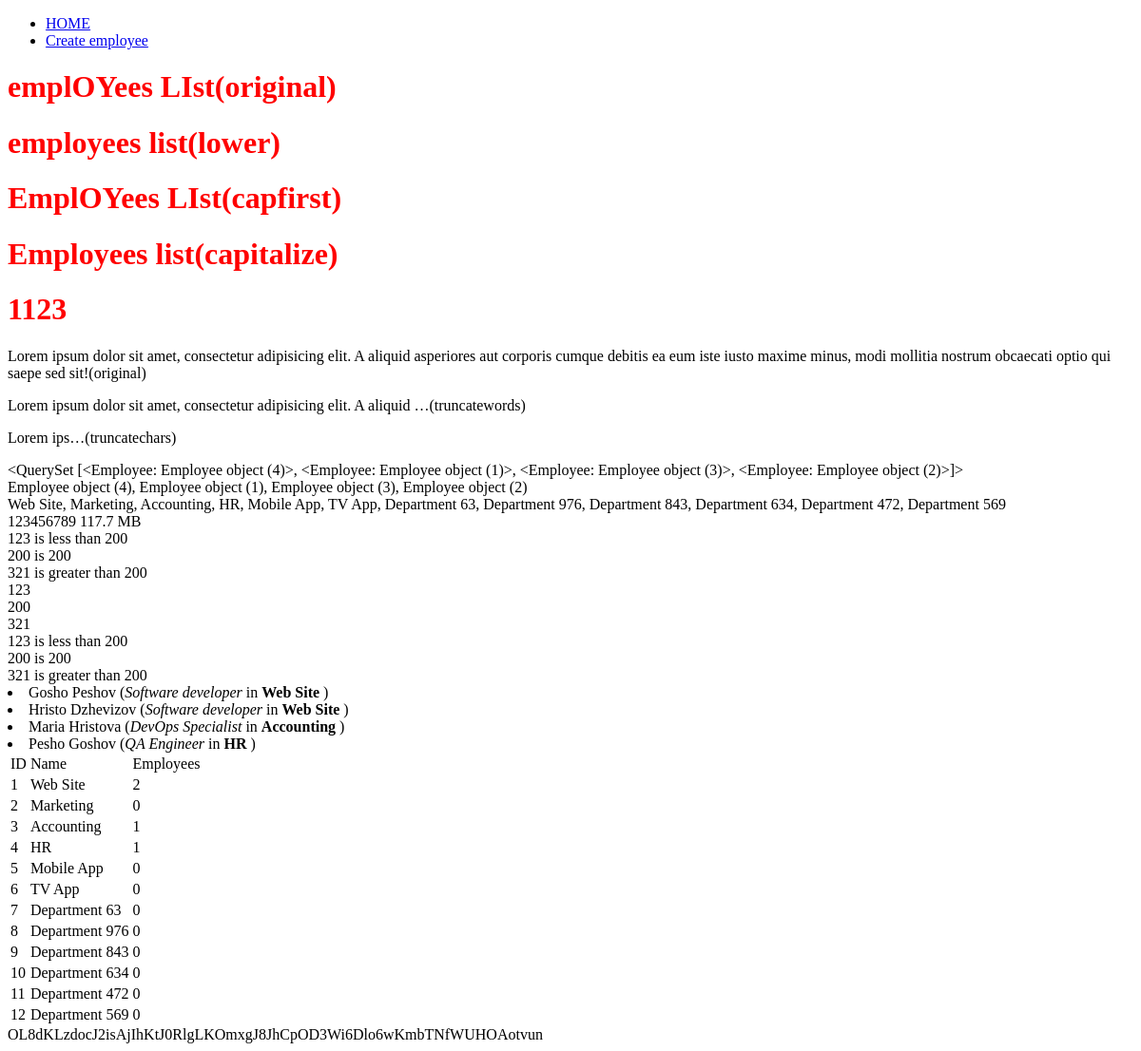
The page /templates/ on the database as committed earlier.
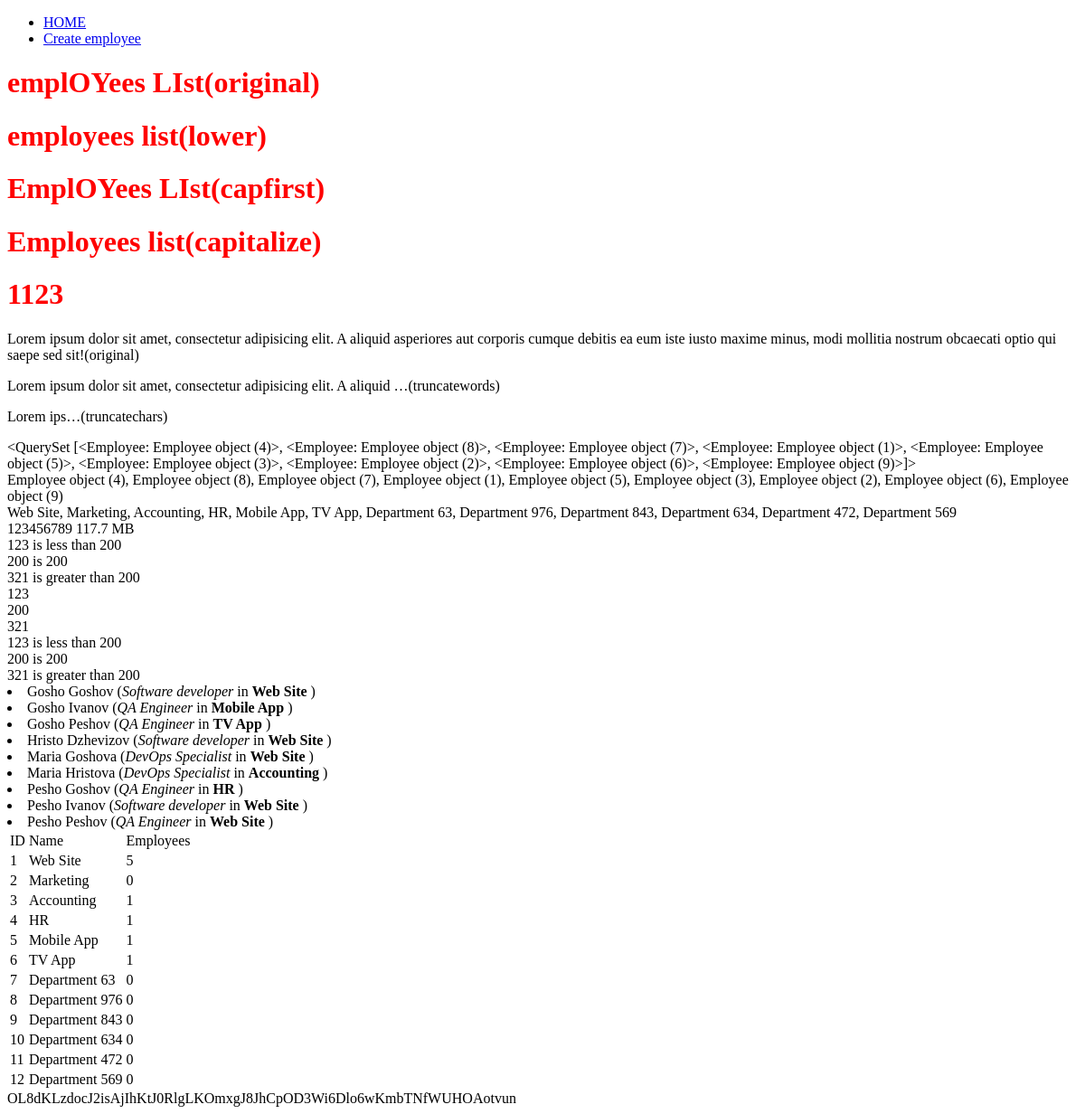
The same page on the database as committed later.
### employee_app/employee/models.py (models this page shows, shortened)
class Employee(models.Model):
    SOFTWARE_DEVELOPER = 1
    QA_ENGINEER = 2
    DEVOPS_SPECIALIST = 3
    SOFTUNI = 'SoftUni'
    GOOGLE = 'Google'
    FACEBOOK = 'Facebook'
    first_name = models.CharField(
        max_length=30,
    )
    last_name = models.CharField(
        max_length=40,
        null=False,
        blank=True,
        default='No Name',
    )
    egn = models.CharField(
        max_length=10,
        null=True,
        unique=True,
        verbose_name='EGN',
        validators=(
            validators.MinLengthValidator(10),
        )
    )
    job_title = models.IntegerField(
        choices=(
            (SOFTWARE_DEVELOPER, 'Software developer'),
            (QA_ENGINEER, 'QA Engineer'),
            (DEVOPS_SPECIALIST, 'DevOps Specialist'),
        )
    )
    company = models.CharField(
        max_length=max(len(c) for c in [SOFTUNI, GOOGLE, FACEBOOK]),
        choices=(
            (SOFTUNI, SOFTUNI),
            (GOOGLE, GOOGLE),
            (FACEBOOK, FACEBOOK),
        )
    )
    department = models.ForeignKey(
        Department,
        on_delete=models.CASCADE,
    )
    image = models.ImageField(
        null=True,
        blank=True,
        upload_to='profiles',
    )
    class Meta:
        ordering = ('company', 'first_name')

class AuditEntity(models.Model):
    created_on = models.DateTimeField(
        auto_now_add=True,
    )
    updated_on = models.DateTimeField(
        auto_now=True,
    )
    class Meta:
        abstract = True

class Department(AuditEntity):
    name = models.CharField(
        max_length=20,
    )

### employee_app/template_examples/views.py (the view)
# urls.py: path('', index, name='templates index'),
def index(request):
    context = {
        'num_1': 123,
        'num_2': 200,
        'num_3': 321,
        'numbers': [123, 200, 321],
        'filesize': 123456789,
        'title': 'emplOYees LIst',
        'description': 'Lorem ipsum dolor sit amet, consectetur adipisicing elit. A aliquid asperiores aut corporis cumque debitis ea eum iste iusto maxime minus, modi mollitia nostrum obcaecati optio qui saepe sed sit!',
        'employees': Employee.objects.order_by('first_name', 'last_name').all(),
        'departments_names': [d.name for d in Department.objects.all()]
    }
    return render(request, 'template_examples/index.html', context)

### employee_app/template_examples/templatetags/department_tags.py (called while the page is built)
@register.inclusion_tag('tags/department_list.html')
def department_list():
    departments = Department.objects.prefetch_related('employee_set').all()
    return {
        'departments': departments
    }

### employee_app/template_examples/templatetags/int_filters.py (called while the page is built)
@register.filter
def increase_by(value, number):
    try:
        return value + number
    except TypeError:
        return int(value) + number

### employee_app/template_examples/templatetags/string_filters.py (called while the page is built)
@register.filter(name='capitalize')
def capitalize(value):
    value = str(value)
    return value[0].upper() + value[1:].lower()

### templates/template_examples/index.html
{% extends 'base/base.html' %}
{% load department_tags %}
{% load int_filters %}
{% load string_filters %}
{% block content %}
    <h1>{{ title }}(original)</h1>
    <h1>{{ title|lower }}(lower)</h1>
    <h1>{{ title|capfirst }}(capfirst)</h1>
    <h1>{{ title|capitalize }}(capitalize)</h1>
    <h1>{{ num_1|increase_by:1000 }}</h1>
    <p>{{ description }}(original)</p>
    <p>{{ description|truncatewords:10 }}(truncatewords)</p>
    <p>{{ description|truncatechars:10 }}(truncatechars)</p>
    <div>
        {{ employees }}
    </div>
    <div>
        {{ employees|join:', ' }}
    </div>
    <div>
        {{ departments_names|join:', ' }}
    </div>
    {{ filesize }}
    {{ filesize|filesizeformat }}
    <div>
        {% if num_1 < 200 %}
            {{ num_1 }} is less than 200
        {% elif num_1 == 200 %}
            {{ num_1 }} is 200
        {% else %}
            {{ num_1 }} is greater than 200
        {% endif %}
    </div>
    <div>
        {% if num_2 < 200 %}
            {{ num_2 }} is less than 200
        {% elif num_2 == 200 %}
            {{ num_2 }} is 200
        {% else %}
            {{ num_2 }} is greater than 200
        {% endif %}
    </div>
    <div>
        {% if num_3 < 200 %}
            {{ num_3 }} is less than 200
        {% elif num_3 == 200 %}
            {{ num_3 }} is 200
        {% else %}
            {{ num_3 }} is greater than 200
        {% endif %}
    </div>
    <div>
        {% for number in numbers %}
            <div>
                {{ number }}
            </div>
        {% endfor %}
    </div>
    <div>
        {% for number in numbers %}
            <div>
                {% if number < 200 %}
                    {{ number }} is less than 200
                {% elif number == 200 %}
                    {{ number }} is 200
                {% else %}
                    {{ number }} is greater than 200
                {% endif %}
            </div>
        {% endfor %}
    </div>
    <div>
        {% for employee in employees %}
            <li>
                {{ employee.first_name }} {{ employee.last_name }}
                (<i>{{ employee.get_job_title_display }}</i> in
                <strong>{{ employee.department.name }}</strong> )
            </li>
        {% endfor %}
    </div>
    {% department_list %}
    {{ csrf_token }}
{% endblock %}

### templates/base/base.html (shortened to what this page needs)
{% load static %}
<!DOCTYPE html>
<html lang="en">
<head>
    <link rel="stylesheet" href="{% static  'main.css' %}">
</head>
<body>
<ul>
    <li>
        <a href="{% url 'index' %}">HOME</a>
    </li>
    <li>
        <a href="{% url 'create employee' %}">Create employee</a>
    </li>
</ul>
{% block content %}
{% endblock %}
</body>
</html>

### templates/tags/department_list.html
<table>
    <tr>
        <td>ID</td>
        <td>Name</td>
        <td>Employees</td>
    </tr>
    {% for department in departments %}
        <tr>
            <td>{{ department.id }}</td>
            <td>{{ department.name }}</td>
            <td>{{ department.employee_set.count }}</td>
        </tr>
    {% endfor %}
</table>

### staticfiles/main.css (style rules this page uses)
h1 { color: red; }

Rows that differ between the two databases and show on the page:
changed Employee: id "<QuerySet [<Employee: Employee object (4)>, <Employee: Employee object (1)>, <Employee: Employee object (3)>, <Employee: Employee object (2)>]>" → "…(4)>, <Employee: Employee object (8)>, <Employee: Employee object (7)>, <Employee: Employee object (1)>, <Employee: Employee object (5)>, <Employee: Employee object (3)>, <Employee: Employee object (2)>, <Employee: Employee object (6)>, <Employee: Employee object (9)>]>"; id "Employee object (4), Employee object (1), Employee object (3), Employee object (2)" → "…object (4), Employee object (8), Employee object (7), Employee object (1), Employee object (5), Employee object (3), Employee object (2), Employee object (6), Employee object (9)"; last_name "Peshov" → "Goshov"
added Employee: first_name "Gosho", last_name "Ivanov", job_title "QA Engineer", department.name "Mobile App"
added Employee: first_name "Gosho", last_name "Peshov", job_title "QA Engineer", department.name "TV App"
added Employee: first_name "Maria", last_name "Goshova", job_title "DevOps Specialist", department.name "Web Site"
added Employee: first_name "Pesho", last_name "Ivanov", job_title "Software developer", department.name "Web Site"
added Employee: first_name "Pesho", last_name "Peshov", job_title "QA Engineer", department.name "Web Site"
computed for Department "Web Site": employee_set.count "2" → "5"
computed for Department "Mobile App": employee_set.count "0" → "1"
computed for Department "TV App": employee_set.count "0" → "1"
